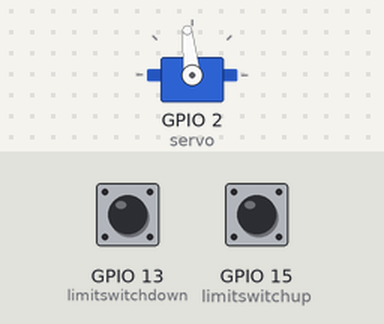
Simulated run of this sketch. Board: ESP8266 (NodeMCU). On the bench: servo. Inputs (shaded band) come from the test bench; at power-on: GPIO 13 (limitswitchdown) LOW, GPIO 15 (limitswitchup) LOW. WiFi joins after 1.5 s; servers stay silent unless stated.

Above: at 2.2 s.
Timing chart, 0 to 3.7 s (numbered marks = the images above):
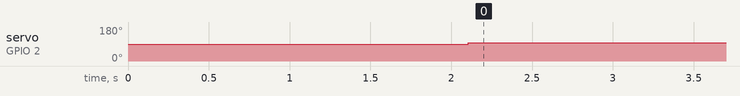

Measured:
- by itself, servo on GPIO 2 (servo): 90° → 96° at 2.1 s

The sketch:

bl.ino
```cpp
/* Comment this out to disable prints and save space */
#define BLYNK_PRINT Serial
#include <ESP8266WiFi.h>
#include <BlynkSimpleEsp8266.h>
#include <Servo.h>

//You should put values of pins here, for more info you can google it to find pin you are attaching switches and servo
const int limitswitchup = 15;
const int limitswitchdown = 13;
int x=0;
int y=0;

// You should get Auth Token in the Blynk App.
// Go to the Project Settings (nut icon).
char auth[] = "12e40b72bc5b48d3b5696b19dadf3b06";
// Your WiFi credentials.
// Set password to "" for open networks.
char ssid[] = "....";//Enter wifi name
char pass[] = "...";// wifi password
// dah ta3reef el servo
Servo servo;
//Creating virtual pin in the blynk app
BLYNK_WRITE(V3) {
  x=digitalRead(limitswitchup);
  if (x!=LOW){
  servo.write(param.asInt());
  }
  else {servo.write(96);}
}

BLYNK_WRITE(V4) {
  y=digitalRead(limitswitchdown);
  if(y!=LOW){
  servo.write(param.asInt());
  }
  else {servo.write(96);
  }
}
//Intitalising setup of switches according to pins
void setup() {
pinMode(limitswitchup,INPUT);
pinMode(limitswitchdown,INPUT);

 Serial.begin(115200);

Blynk.begin(auth, ssid, pass);

// You can also specify server:

Blynk.begin(auth, ssid, pass, "blynk-cloud.com", 8442);

//Blynk.begin(auth, ssid, pass, IPAddress(192,168,1,100), 8442);

servo.attach(2); //2 means d4 pin of ESP8266

}

void loop()

{
Blynk.run(); // You can inject your own code or combine it with other sketches.
x= digitalRead(limitswitchup);
y=digitalRead(limitswitchdown);
while (x==LOW) //if limit switch is being touched "Down"
 { servo.write(96);
  break;
    }
 while (y==LOW) // if limit switch being touched "UP"
 {servo.write(96);
 break;
 }
}
```
